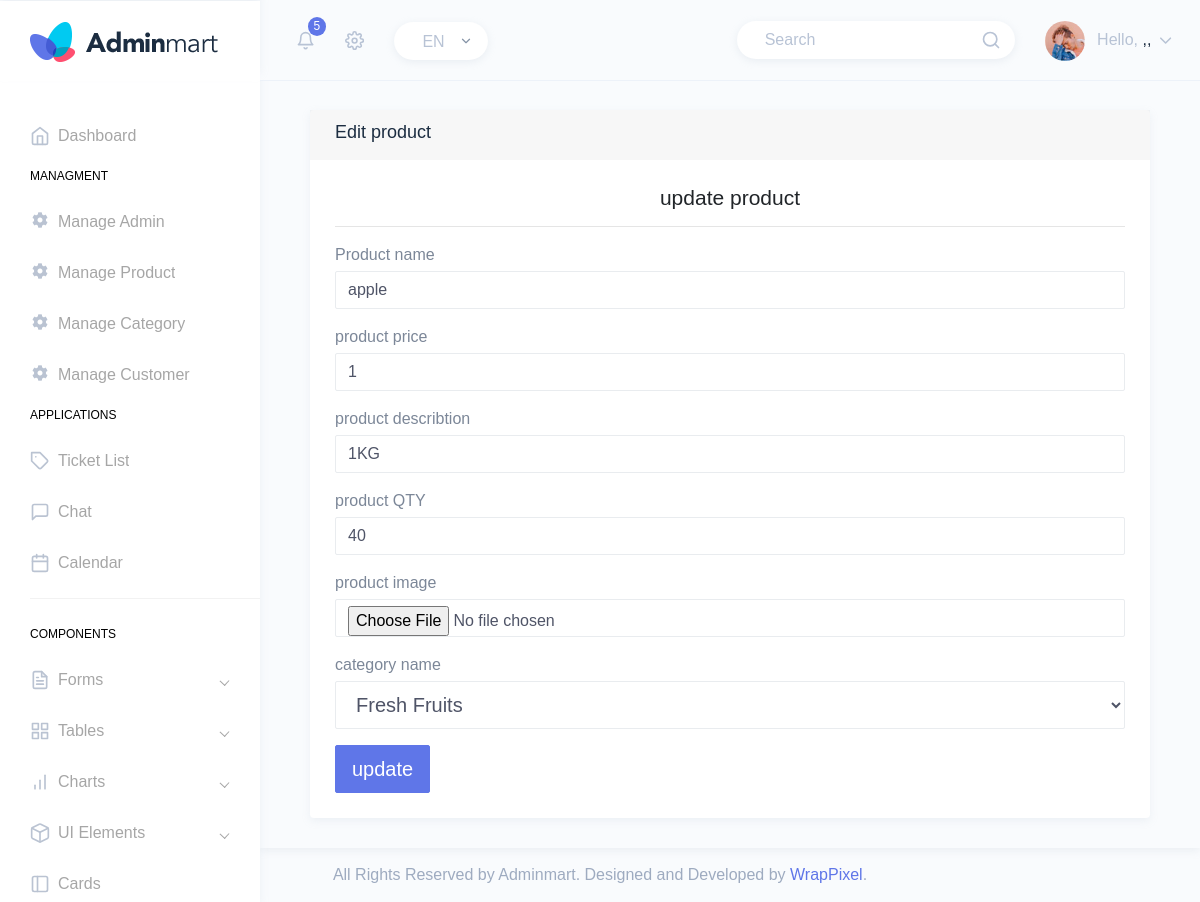
The page /admin/edit_product.php?id=1 (signed in) on the database its author committed.
### tables this page shows
CREATE TABLE `product` (
  `pro_id` int(3) NOT NULL,
  `pro_name` text NOT NULL,
  `pro_price` double NOT NULL,
  `pro_image` text NOT NULL,
  `pro_desc` varchar(50) NOT NULL,
  `PROQTY` int(4) NOT NULL,
  `cat_id` int(4) NOT NULL
);

### admin/edit_product.php (the view, shortened to what this page needs)
<?php
require ('includes/connect.php');
$query="SELECT * from product inner join  category on category.cat_id=product.cat_id  where pro_id={$_GET['id']}";
$result=mysqli_query($conn,$query);
$product= mysqli_fetch_assoc($result);
?>
<?php include ('includes/header.php') ; ?>
 <div class="page-wrapper">
            <div class="page-breadcrumb">
                    <div class="container-fluid">
                        <div class="row">
                            <div class="col-lg-12">
                                <div class="card">
                                    <div class="card-header"><h4 class="page-title text-truncate text-dark font-weight-medium mb-1">Edit product</h4></div>
                                    <div class="card-body">
                                        <div class="card-title">
                                            <h3 class="text-center title-2">update product</h3>
                                        </div>
                                        <hr>
                                        <form action="" method="post"  enctype="multipart/form-data">
                                            <div class="form-group">
                                                <label for="cc-payment" class="control-label mb-1">Product name</label>
                                                <input  name="pro_name" type="text" value="<?php echo($product['pro_name']) ?>" class="form-control" >
                                            </div>
                                            <div class="form-group has-success">
                                                <label for="cc-name" class="control-label mb-1">product price</label>
                                                <input  name="pro_price" type="number" value="<?php echo($product['pro_price']) ?>" step="0.1" class="form-control">
                                            </div>
                                             <div class="form-group">
                                                <label for="cc-number" class="control-label mb-1">product describtion</label>
                                                 <input  name="pro_desc" type="text" value="<?php echo($product['pro_desc']) ?>" class="form-control cc-name valid">
                                            </div>
                                            <div class="form-group">
                                                <label for="cc-number" class="control-label mb-1">product QTY</label>
                                                 <input  name="PROQTY" type="text" value="<?php echo($product['PROQTY']) ?>" class="form-control cc-name valid">
                                            </div>
                                            <div class="form-group">
                                                <label for="cc-number" class="control-label mb-1">product image</label>
                                                <input  name="pro_img" type="file" class="form-control" value="<?php echo($product['pro_image']) ?>">
                                            </div>
                                             <div class="form-group">
                                                <label for="cc-number" class="control-label mb-1">category name</label>
                                                <select  class="form-control-lg form-control " value="<?php echo($product['cat_id']) ?>" name="cat">
                                                    <?php
                                                    $query="SELECT * FROM category";
                                                    $result=mysqli_query($conn,$query);
                                                    while ($cat=mysqli_fetch_assoc($result))
                                                        { echo "<option value='{$cat['cat_id']}'> {$cat['cat_name']}</option>";}
                                                    ?>
                                               </select>
                                            </div>
                                            <div>
                                                <button id="payment-button" type="submit" name="submit" class="btn btn-lg btn-info ">update</button>
                                            </div>
                                        </form>
                                    </div>
                                </div>
                            </div>
                    </div>
                </div>
            </div>
          </div>
<?php include ('includes/footer.php') ; ?>

### rows shown on the page
product: pro_name "apple", pro_price "1", pro_desc "1KG", PROQTY "40"

### other values the page prints
form field cat "Fresh Fruits"
